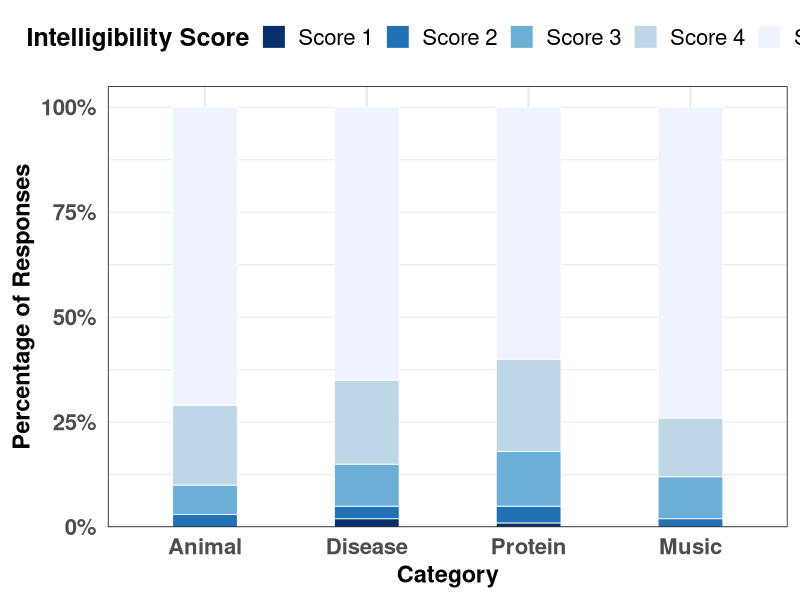
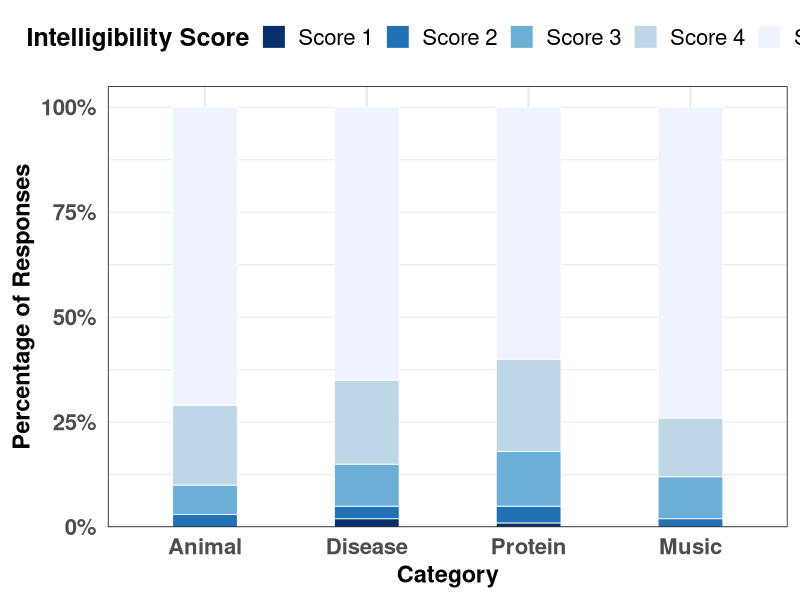

Here is the R script that generated these plots, in order:
# # Load required libraries
library(ggplot2)
library(scales)

# Create the data frame with correct syntax
data <- data.frame(
  Scene = rep(c("Animal", "Disease", "Protein", "Music"), each = 5),
  Score = factor(rep(c("Score 1","Score 2","Score 3","Score 4","Score 5"), times = 4)),  # Fixed syntax
  Percentage = c(
    # Animal scores
    0.00, 0.03, 0.07, 0.19, 0.71,   
    # Disease scores 
    0.02, 0.03, 0.10, 0.20, 0.65,   
    # Protein scores
    0.01, 0.04, 0.13, 0.22, 0.60,  
    # Music scores
    0.00, 0.02, 0.10, 0.14, 0.74  
  )
)

# Set factor levels
data$Scene <- factor(data$Scene, 
                    levels = c("Animal", "Disease", "Protein", "Music"))
data$Score <- factor(data$Score, levels = c("Score 5","Score 4","Score 3","Score 2","Score 1"))  # Reverse for legend order

# Create color palette
score_colors <- c("#08306B", "#2171B5", "#6BAED6", "#BDD7E7", "#EFF3FF")

# Create the plot
ggplot(data, aes(x = Scene, y = Percentage, fill = Score)) +
  geom_col(position = "stack", width = 0.4, color = "white", linewidth = 0.3) +
  scale_y_continuous(
    labels = percent_format(),
    expand = expansion(mult = c(0, 0.05))
  ) +
  scale_fill_manual(
    values = rev(score_colors),
    guide = guide_legend(reverse = TRUE)
  ) +
  labs(
    x = "Category",
    y = "Percentage of Responses",
    fill = "Intelligibility Score"
  ) +
  theme_minimal(base_size = 18) +
  theme(
    axis.text.x = element_text(face = "bold", size = 16),
    axis.text.y = element_text(face = "bold", size = 16),
    axis.title = element_text(face = "bold", size = 17),
    panel.grid.major.y = element_line(color = "grey90", linewidth = 0.3),
    panel.border = element_rect(fill = NA, color = "black", linewidth = 0.5),
    legend.position = "top", # Or "right", "bottom"
    legend.direction = "horizontal", # if legend.position is "top" or "bottom"
    legend.text = element_text(size = 16),                       # Adjusted size
    legend.title = element_text(size = 18, face = "bold")
    # legend.key.size = unit(1.2, "lines")
  )

ggsave("user-study.pdf", width = 10, height = 6, dpi = 300)

